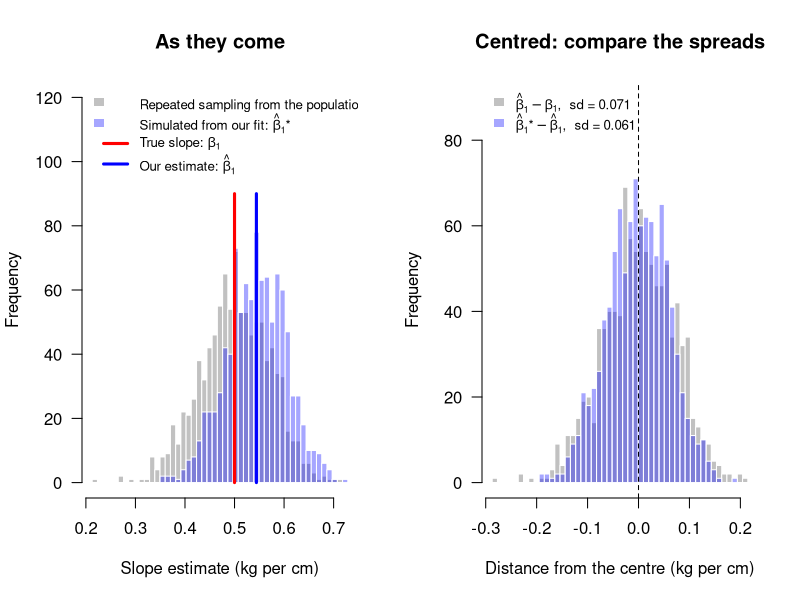

This figure's R source:
# What we would like to do, and what we can do.
#
# What we would like: take many samples from the population and fit the
# model to each.  The spread of the estimates tells us how far one estimate
# can land from the truth.  (This is what PopulationSamples.R did.)
#
# What we can do: we only ever have ONE sample.  So we fit the model to it,
# and use that fitted model as a stand-in for the population: simulate many
# new data sets from it, fit the model to each, and look at the spread of
# those estimates.  This is called the (parametric) bootstrap.
#
# The bootstrap estimates are centred on OUR estimate, not on the truth.
# The question is whether their SPREAD is about right.

par(las = 1, bty = "o")    # horizontal axis numbers, full box around the plot

N <- 100000         # penguins in the population
n <- 50             # penguins in one sample
repeats <- 1000     # how many samples / simulated data sets

# This seed gives a typical sample: its slope lands about 0.6 sd above the
# true value, so you can see the shift without the sample being unusual.
# Try other seeds to see how the picture shifts.
set.seed(7)

# ----------------------------------------------------------------------
# The population, the same as in PopulationSamples.R.
# ----------------------------------------------------------------------
height <- rnorm(N, mean = 115, sd = 6)

beta0 <- -28        # kg
beta1 <- 0.5        # kg per cm of height
sigma <- 3          # kg

weight <- beta0 + beta1 * height + rnorm(N, mean = 0, sd = sigma)


# ======================================================================
# WHAT WE WOULD LIKE: many samples from the population
# ======================================================================
b0 <- rep(NA, repeats)
b1 <- rep(NA, repeats)
s <- rep(NA, repeats)

for (i in 1:repeats)
{
  chosen <- sample(1:N, size = n)
  fit <- lm(weight[chosen] ~ height[chosen])
  b0[i] <- coef(fit)[1]
  b1[i] <- coef(fit)[2]
  s[i] <- summary(fit)$sigma
}


# ======================================================================
# WHAT WE CAN DO: one sample, then simulate from its fitted model
# ======================================================================

# Our one sample.  This is all a real study ever gets to see.
chosen <- sample(1:N, size = n)
our_height <- height[chosen]
our_weight <- weight[chosen]

our_fit <- lm(our_weight ~ our_height)
b0_hat <- coef(our_fit)[1]
b1_hat <- coef(our_fit)[2]
s_hat <- summary(our_fit)$sigma

cat("Our one sample of", n, "penguins:\n")
cat("  intercept =", round(b0_hat, 2), "  (true:", beta0, ")\n")
cat("  slope     =", round(b1_hat, 3), "  (true:", beta1, ")\n")
cat("  sigma     =", round(s_hat, 2), "  (true:", sigma, ")\n\n")

# The fitted model now plays the role of the population.  Each pass through
# the loop keeps our penguins' heights, gives them new weights from the
# fitted line plus normal noise with sd s_hat, and fits the model again.
b0_star <- rep(NA, repeats)
b1_star <- rep(NA, repeats)
s_star <- rep(NA, repeats)

for (i in 1:repeats)
{
  sim_weight <- b0_hat + b1_hat * our_height + rnorm(n, mean = 0, sd = s_hat)
  fit <- lm(sim_weight ~ our_height)
  b0_star[i] <- coef(fit)[1]
  b1_star[i] <- coef(fit)[2]
  s_star[i] <- summary(fit)$sigma
}

# ----------------------------------------------------------------------
# Compare the spreads.  The centres differ (truth vs our estimate); the
# spreads should be close, but not identical.  The bootstrap is itself
# an estimate from one sample.  It keeps OUR penguins' heights, so if
# they happen to be more spread out than usual, the slope looks better
# pinned down than it is on average (and less so if they are bunched up).
# ----------------------------------------------------------------------
cat("Spread of our penguins' heights:", round(sd(our_height), 2), "cm  (population: 6 cm)\n\n")

cat("Spread (sd) of the estimates:\n")
cat("                 repeated sampling from the population   bootstrap\n")
cat("  intercept     ", format(round(sd(b0), 2), width = 37), format(round(sd(b0_star), 2), width = 11), "\n")
cat("  slope         ", format(round(sd(b1), 4), width = 37), format(round(sd(b1_star), 4), width = 11), "\n")
cat("  sigma         ", format(round(sd(s), 3), width = 37), format(round(sd(s_star), 3), width = 11), "\n\n")

# ----------------------------------------------------------------------
# The figure, for the slope.  Both sets of estimates in one panel.
#
# Grey: the slopes from many samples of the population (what we would like).
# Blue: the slopes from data simulated from our fitted model (what we can do).
#
# Left: as they come.  Grey gathers around the true slope (red line), blue
# around our estimate (blue line).
# Right: each shifted so that its own centre is at zero.  Grey now shows how
# far a sample's slope lands from the truth; blue how far a simulated data
# set's slope lands from our estimate.  The bootstrap works if these two
# spreads are about the same.
# ----------------------------------------------------------------------
grey <- adjustcolor("grey40", alpha.f = 0.4)
blue <- adjustcolor("blue", alpha.f = 0.35)

breaks <- seq(min(c(b1, b1_star)), max(c(b1, b1_star)), length.out = 50)
from_truth <- b1 - beta1          # how far each sample lands from the truth
from_ours <- b1_star - b1_hat     # how far each simulated set lands from our estimate
breaks_centred <- seq(min(c(from_truth, from_ours)), max(c(from_truth, from_ours)), length.out = 50)

par(mfrow = c(1, 2))

hist(b1, breaks = breaks, col = grey, border = "white", ylim = c(0, 120), xlab = "Slope estimate (kg per cm)", main = "As they come")
hist(b1_star, breaks = breaks, col = blue, border = "white", add = TRUE)
segments(beta1, 0, beta1, 90, col = "red", lwd = 3)
segments(b1_hat, 0, b1_hat, 90, col = "blue", lwd = 3)
legend("topleft", legend = c(expression("Repeated sampling from the population: " * hat(beta)[1]), expression("Simulated from our fit: " * hat(beta)[1] * "*"), expression("True slope: " * beta[1]), expression("Our estimate: " * hat(beta)[1])), fill = c(grey, blue, NA, NA), border = NA, col = c(NA, NA, "red", "blue"), lwd = c(NA, NA, 3, 3), bty = "n", cex = 0.8)

hist(from_truth, breaks = breaks_centred, col = grey, border = "white", ylim = c(0, 90), xlab = "Distance from the centre (kg per cm)", main = "Centred: compare the spreads")
hist(from_ours, breaks = breaks_centred, col = blue, border = "white", add = TRUE)
abline(v = 0, lty = 2)
legend("topleft", legend = c(bquote(hat(beta)[1] - beta[1] * ",  sd =" ~ .(round(sd(b1), 3))), bquote(hat(beta)[1] * "*" - hat(beta)[1] * ",  sd =" ~ .(round(sd(b1_star), 3)))), fill = c(grey, blue), border = NA, bty = "n", cex = 0.8)

par(mfrow = c(1, 1))

cat("Try another seed: the blue histogram moves with our estimate,\n")
cat("but its spread stays close to the spread of the grey one.\n")
